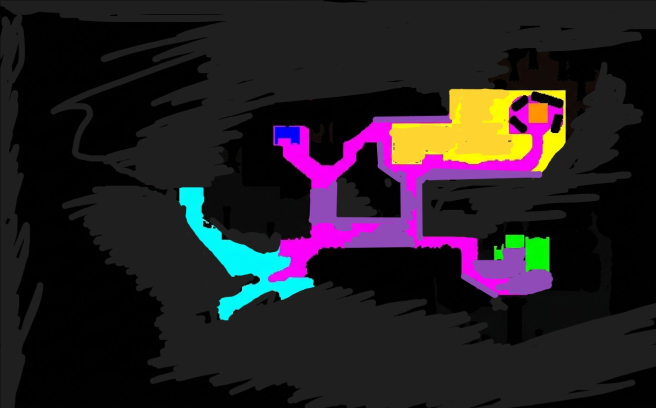
#> input picture assets/map/map_cover.jpg, 1312 x 816 px (shown at 1/2 size)
$ python build_navigation.py
#> lines starting #> are read from the running program, lines starting #| are printed output that depends on the picture; after the words box and inside, x2 and y2 are one past the last pixel; in counts of white or black regions, pixels touching at a corner belong together
"""Build data/navigation.json from the COVER map (map_cover.jpg, the 色罩版).

The cover map is the authoritative map binding: colored regions map to terrain
features (compared against map.png). Walkable colors are derived from the
actual cover palette and Godot's documented intent (青色道路/绿色田地可走):

  walkable: cyan(road), green(bed/field), magenta, purple, blue(computer),
            orange(campfire x2 tones)
  not walkable: yellow(fields), dark/black(sea & land), white

All named POIs from data/locations.json must be mutually reachable; the tool
verifies this. Runtime deps: numpy + scipy (rebuild only).
"""
from __future__ import annotations

import heapq
import json
import sys
from pathlib import Path

import numpy as np
from PIL import Image
from scipy.ndimage import label as ndlabel

ROOT = Path(__file__).resolve().parent.parent
COVER_PATH = ROOT / "assets" / "map" / "map_cover.jpg"
LOCATIONS_PATH = ROOT / "data" / "locations.json"
OUT_PATH = ROOT / "data" / "navigation.json"

CELL_SIZE = 16
COLOR_TOLERANCE = 20
CELL_FILL_RATIO = 0.20

# Actual cover palette -> terrain (verified against map.png + POI centroids).
WALKABLE_COLORS = [
    (0, 248, 248),    # cyan   -> road network
    (0, 248, 0),      # green  -> bed / field
    (248, 0, 248),    # magenta
    (248, 0, 240),    # magenta (light variant)
    (144, 72, 184),   # purple
    (2, 1, 255),      # blue   -> computer
    (248, 208, 48),   # orange
    (252, 146, 2),    # orange -> campfire
]
NON_WALKABLE_EXAMPLES = [
    (248, 248, 0),    # yellow -> fields
    (24, 24, 24),     # dark   -> sea / land
    (0, 0, 0),        # black  -> sea
]


def _color_mask(arr: np.ndarray, colors, tol: int) -> np.ndarray:
    mask = np.zeros(arr.shape[:2], bool)
    for t in colors:
        m = np.ones(arr.shape[:2], bool)
        for i in range(3):
            m &= np.abs(arr[:, :, i] - t[i]) <= tol
        mask |= m
    return mask


def _build_grid(mask: np.ndarray) -> np.ndarray:
    h, w = mask.shape
    cols, rows = w // CELL_SIZE, h // CELL_SIZE
    grid = np.zeros((rows, cols), bool)
    for cy in range(rows):
        for cx in range(cols):
            sub = mask[cy * CELL_SIZE:(cy + 1) * CELL_SIZE, cx * CELL_SIZE:(cx + 1) * CELL_SIZE]
            grid[cy, cx] = sub.mean() >= CELL_FILL_RATIO
    return grid


def _nearest_cell(grid: np.ndarray, point) -> tuple | None:
    x, y = int(point[0]), int(point[1])
    rows, cols = grid.shape
    best, best_d = None, float("inf")
    for dy in range(-10, 11):
        for dx in range(-10, 11):
            cx, cy = x // CELL_SIZE + dx, y // CELL_SIZE + dy
            if 0 <= cx < cols and 0 <= cy < rows and grid[cy, cx]:
                d = (cx * CELL_SIZE + CELL_SIZE / 2 - x) ** 2 + (cy * CELL_SIZE + CELL_SIZE / 2 - y) ** 2
                if d < best_d:
                    best_d, best = d, (cx, cy)
    return best


def _a_star(grid: np.ndarray, a: tuple, b: tuple):
    rows, cols = grid.shape
    if not grid[a[1], a[0]] or not grid[b[1], b[0]]:
        return None
    if a == b:
        return [a]
    open_heap = [(0.0, a)]
    came, g = {}, {a: 0.0}
    while open_heap:
        _, cur = heapq.heappop(open_heap)
        if cur == b:
            path = []
            while cur in came:
                path.append(cur)
                cur = came[cur]
            path.append(a)
            return path[::-1]
        for dx, dy in ((1, 0), (-1, 0), (0, 1), (0, -1), (1, 1), (1, -1), (-1, 1), (-1, -1)):
            nx, ny = cur[0] + dx, cur[1] + dy
            if not (0 <= nx < cols and 0 <= ny < rows) or not grid[ny, nx]:
                continue
            ng = g[cur] + (1.41421356 if dx and dy else 1.0)
            if ng < g.get((nx, ny), float("inf")):
                g[(nx, ny)] = ng
                came[(nx, ny)] = cur
                heapq.heappush(open_heap, (ng + ((nx - b[0]) ** 2 + (ny - b[1]) ** 2) ** 0.5, (nx, ny)))
    return None


def main() -> int:
    image = Image.open(COVER_PATH).convert("RGB")
#> image is the input picture: PIL image 1312x816 RGB; mean R, G, B 36.6, 30.1, 35.1
    arr = np.asarray(image).astype(np.int32)
    h, w = arr.shape[:2]
#> h = 816; w = 1312

    mask = _color_mask(arr, WALKABLE_COLORS, COLOR_TOLERANCE)
#> after the loop in _color_mask, `for t in colors:`:
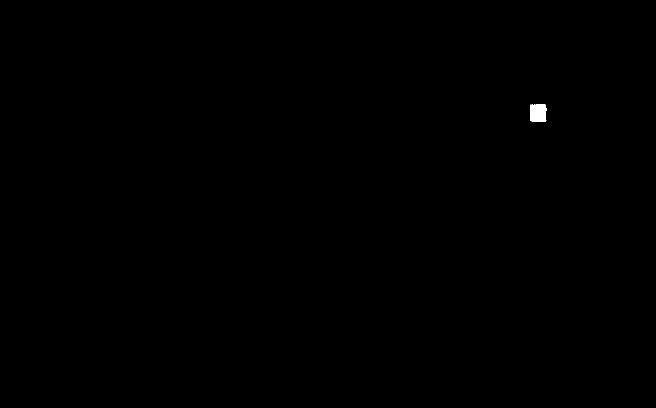
#> m: shape (816, 1312) bool (shown at 1/2 size); 0.1% white; 1 white region, box (x1, y1, x2, y2) and area: (1060, 209, 1093, 243) 1085
#> after the loop in _color_mask, `for t in colors:`:
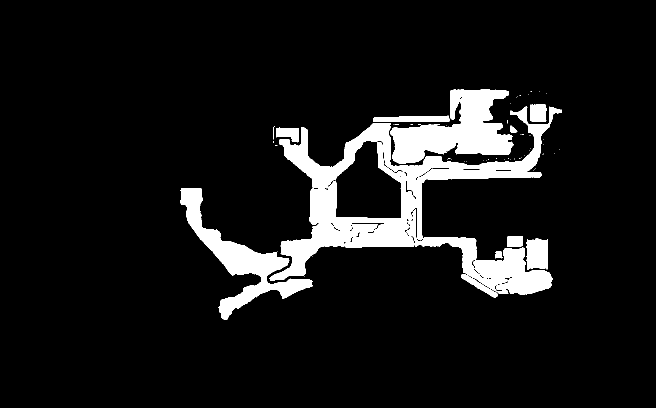
#> mask: shape (816, 1312) bool (shown at 1/2 size); 9.2% white; 70 white regions (54 under 20 px), largest, box (x1, y1, x2, y2) and area: (780, 178, 1027, 327) 19329, (618, 284, 1084, 495) 18182, (558, 212, 1123, 394) 16997
    grid = _build_grid(mask)
#> after the loop in _build_grid, `for cy in range(rows):`:
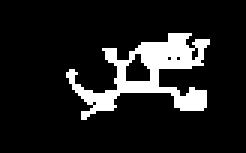
#> grid: shape (51, 82) bool (shown 3 times larger); 12.1% white; 1 white region, box (x1, y1, x2, y2) and area: (22, 11, 70, 40) 507
    rows, cols = grid.shape
#> rows = 51; cols = 82
    free_cells = int(grid.sum())
#> free_cells = 507

#> (the run stopped early here; a loop or call above may not have finished)
